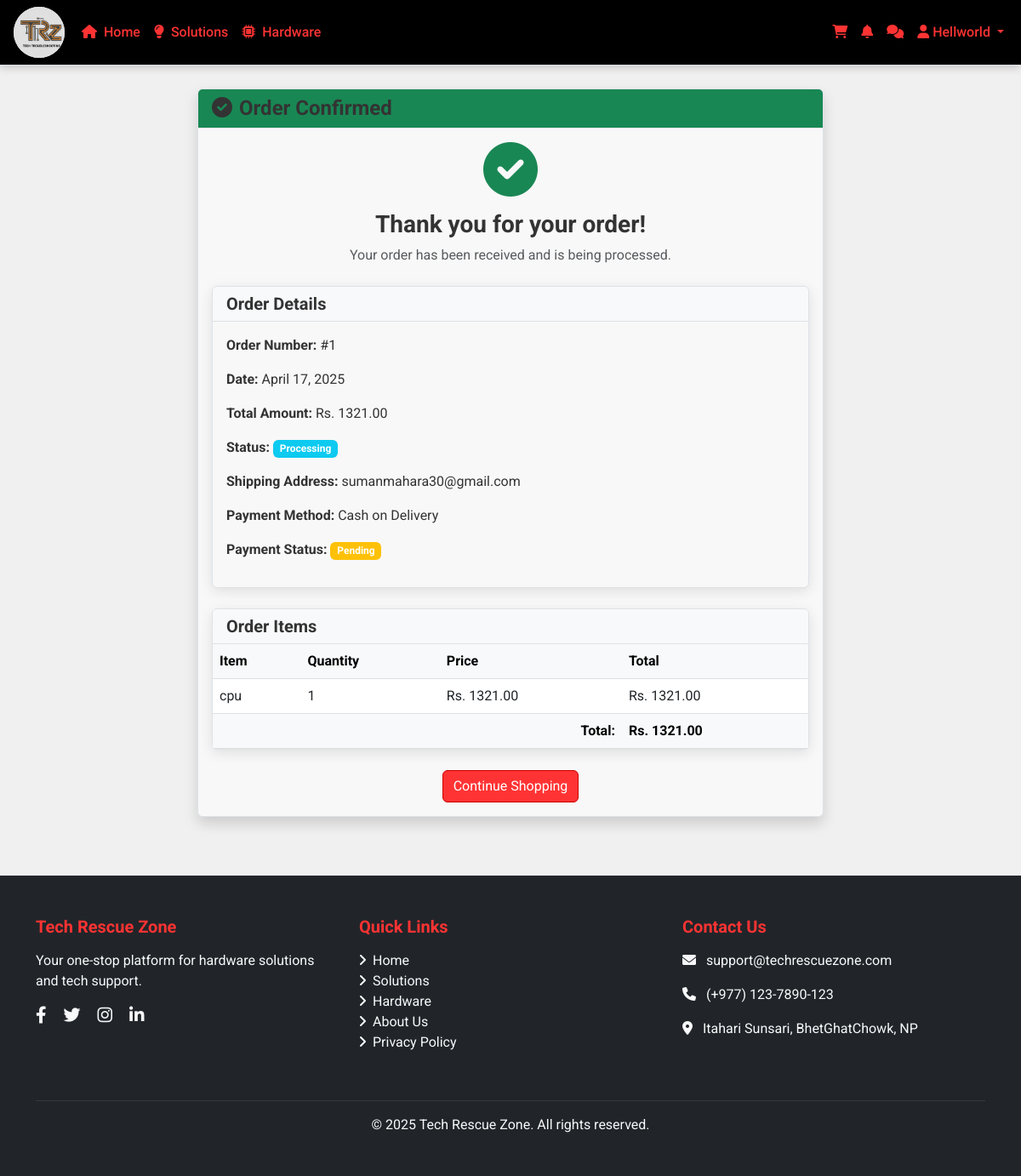
The app's page /order-confirmation/1/ (signed in) with its own data.
### TechRescueZoneApp/models.py (models this page shows, shortened)
class Order(models.Model):
    STATUS_CHOICES = (
        ('pending', 'Pending'),
        ('processing', 'Processing'),
        ('shipped', 'Shipped'),
        ('delivered', 'Delivered'),
        ('cancelled', 'Cancelled'),
    )
    user = models.ForeignKey(User, on_delete=models.CASCADE, related_name='orders')
    status = models.CharField(max_length=20, choices=STATUS_CHOICES, default='pending')
    shipping_address = models.TextField()
    pidx = models.CharField(max_length=100, blank=True, null=True)
    transaction_id = models.CharField(max_length=100, blank=True, null=True)
    total_price = models.DecimalField(max_digits=10, decimal_places=2)
    created_at = models.DateTimeField(auto_now_add=True)
    updated_at = models.DateTimeField(auto_now=True)

class Payment(models.Model):
    PAYMENT_STATUS_CHOICES = (
        ('pending', 'Pending'),
        ('completed', 'Completed'),
        ('failed', 'Failed'),
        ('refunded', 'Refunded'),
    )
    PAYMENT_METHOD_CHOICES = (
        ('cash_on_delivery', 'Cash on Delivery'),
        ('khalti', 'Khalti'),
    )
    order = models.ForeignKey(Order, on_delete=models.CASCADE, related_name='payments')
    user = models.ForeignKey(User, on_delete=models.CASCADE, related_name='payments')
    amount = models.DecimalField(max_digits=10, decimal_places=2)
    payment_method = models.CharField(max_length=20, choices=PAYMENT_METHOD_CHOICES)
    transaction_id = models.CharField(max_length=100, blank=True, null=True)
    status = models.CharField(max_length=20, choices=PAYMENT_STATUS_CHOICES, default='pending')
    created_at = models.DateTimeField(auto_now_add=True)
    updated_at = models.DateTimeField(auto_now=True)

class OrderItem(models.Model):
    order = models.ForeignKey(Order, on_delete=models.CASCADE, related_name='items')
    hardware = models.ForeignKey(Hardware, on_delete=models.CASCADE)
    quantity = models.PositiveIntegerField(default=1)
    price = models.DecimalField(max_digits=10, decimal_places=2)  # Price at time of purchase
    def get_total_price(self):
        return self.price * self.quantity

class Hardware(models.Model):
    name = models.CharField(max_length=200)
    description = models.TextField()
    price = models.DecimalField(max_digits=10, decimal_places=2)
    discount_price = models.DecimalField(max_digits=10, decimal_places=2, blank=True, null=True)
    category = models.ForeignKey(Category, on_delete=models.CASCADE, related_name='hardware')
    seller = models.ForeignKey(User, on_delete=models.CASCADE, related_name='hardware_listings')
    stock = models.PositiveIntegerField(default=1)
    is_featured = models.BooleanField(default=False)
    created_at = models.DateTimeField(auto_now_add=True)
    updated_at = models.DateTimeField(auto_now=True)
    class Meta:
        verbose_name_plural = 'Hardware'

### TechRescueZoneApp/views.py (the view)
# urls.py: path('order-confirmation/<int:order_id>/', views.order_confirmation, name='order_confirmation'),
@login_required
def order_confirmation(request, order_id):
    order = get_object_or_404(Order, id=order_id, user=request.user)
    context = {
        'order': order,
    }
    return render(request, 'hardware/order_confirmation.html', context)

### templates/hardware/order_confirmation.html
{% extends 'base.html' %}
{% load static %}
{% block content %}
<div class="container py-5">
    <div class="row">
        <div class="col-md-8 mx-auto">
            <div class="card shadow">
                <div class="card-header bg-success text-white">
                    <h4 class="mb-0"><i class="fas fa-check-circle me-2"></i>Order Confirmed</h4>
                </div>
                <div class="card-body">
                    <div class="text-center mb-4">
                        <i class="fas fa-check-circle text-success" style="font-size: 4rem;"></i>
                        <h3 class="mt-3">Thank you for your order!</h3>
                        <p class="text-muted">Your order has been received and is being processed.</p>
                    </div>
                    <div class="card mb-4">
                        <div class="card-header bg-light">
                            <h5 class="mb-0">Order Details</h5>
                        </div>
                        <div class="card-body">
                            <p><strong>Order Number:</strong> #{{ order.id }}</p>
                            <p><strong>Date:</strong> {{ order.created_at|date:"F j, Y" }}</p>
                            <p><strong>Total Amount:</strong> Rs. {{ order.total_price }}</p>
                            <p><strong>Status:</strong>
                                <span class="badge {% if order.status == 'pending' %}bg-warning{% elif order.status == 'processing' %}bg-info{% elif order.status == 'shipped' %}bg-primary{% elif order.status == 'delivered' %}bg-success{% else %}bg-danger{% endif %}">
                                    {{ order.status|title }}
                                </span>
                            </p>
                            <p><strong>Shipping Address:</strong> {{ order.shipping_address }}</p>
                            {% with payment=order.payments.last %}
                            {% if payment %}
                            <p><strong>Payment Method:</strong>
                                {% if payment.payment_method == 'cash_on_delivery' %}
                                    Cash on Delivery
                                {% elif payment.payment_method == 'khalti' %}
                                    Khalti
                                {% else %}
                                    {{ payment.get_payment_method_display }}
                                {% endif %}
                            </p>
                            <p><strong>Payment Status:</strong>
                                <span class="badge {% if payment.status == 'pending' %}bg-warning{% elif payment.status == 'completed' %}bg-success{% elif payment.status == 'failed' %}bg-danger{% else %}bg-info{% endif %}">
                                    {{ payment.status|title }}
                                </span>
                            </p>
                            {% endif %}
                            {% endwith %}
                        </div>
                    </div>
                    <div class="card mb-4">
                        <div class="card-header bg-light">
                            <h5 class="mb-0">Order Items</h5>
                        </div>
                        <div class="card-body p-0">
                            <div class="table-responsive">
                                <table class="table mb-0">
                                    <thead class="table-light">
                                        <tr>
                                            <th>Item</th>
                                            <th>Quantity</th>
                                            <th>Price</th>
                                            <th>Total</th>
                                        </tr>
                                    </thead>
                                    <tbody>
                                        {% for item in order.items.all %}
                                        <tr>
                                            <td>{{ item.hardware.name }}</td>
                                            <td>{{ item.quantity }}</td>
                                            <td>Rs. {{ item.price }}</td>
                                            <td>Rs. {{ item.get_total_price }}</td>
                                        </tr>
                                        {% endfor %}
                                    </tbody>
                                    <tfoot class="table-light">
                                        <tr>
                                            <th colspan="3" class="text-end">Total:</th>
                                            <th>Rs. {{ order.total_price }}</th>
                                        </tr>
                                    </tfoot>
                                </table>
                            </div>
                        </div>
                    </div>
                    <div class="text-center">
                        <a href="{% url 'TechRescueZoneApp:hardware_list' %}" class="btn btn-primary">Continue Shopping</a>
                    </div>
                </div>
            </div>
        </div>
    </div>
</div>
{% endblock %}

### templates/base.html (shortened to what this page needs)
<!DOCTYPE html>
<html lang="en">
<head>
    <link href="https://cdn.jsdelivr.net/npm/bootstrap@5.3.0-alpha1/dist/css/bootstrap.min.css" rel="stylesheet">
    <link rel="stylesheet" href="https://cdnjs.cloudflare.com/ajax/libs/font-awesome/6.0.0/css/all.min.css">
</head>
<body>
    <nav class="navbar navbar-expand-lg navbar-dark fixed-top bg-dark">
        <a class="navbar-brand d-flex align-items-center px-3 py-2" href="{% url 'TechRescueZoneApp:home' %}" style="height: 60px; width:60px; ">
            <img src="/static/TechRescueZone1.jpeg" alt="Tech Rescue Zone Logo"
                 class="rounded-circle "
                 width="60" height="60"
                 style="object-fit: cover; background-color: white;">
        </a>
        <div class="container">
            <div class="collapse navbar-collapse" id="navbarNav">
                <ul class="navbar-nav me-auto">
                    <li class="nav-item">
                        <a class="nav-link" href="{% url 'TechRescueZoneApp:home' %}"><i class="fas fa-home me-1"></i> Home</a>
                    </li>
                    <li class="nav-item">
                        <a class="nav-link" href="{% url 'TechRescueZoneApp:solution_list' %}"><i class="fas fa-lightbulb me-1"></i> Solutions</a>
                    </li>
                    <li class="nav-item">
                        <a class="nav-link" href="{% url 'TechRescueZoneApp:hardware_list' %}"><i class="fas fa-microchip me-1"></i> Hardware</a>
                    </li>
                </ul>
                <ul class="navbar-nav">
                    {% if user.is_authenticated %}
                    <li class="nav-item">
                        <a class="nav-link position-relative" href="{% url 'TechRescueZoneApp:cart' %}">
                            <i class="fas fa-shopping-cart"></i>
                        </a>
                    </li>
                    <li class="nav-item">
                        <a class="nav-link position-relative" href="{% url 'TechRescueZoneApp:notification_list' %}">
                            <i class="fas fa-bell"></i>
                        </a>
                    </li>
                    <li class="nav-item">
                        <a class="nav-link" href="{% url 'TechRescueZoneApp:chat_list' %}">
                            <i class="fas fa-comments"></i>
                        </a>
                    </li>
                    <li class="nav-item dropdown">
                        <a class="nav-link dropdown-toggle" href="#" id="userDropdown" role="button" data-bs-toggle="dropdown">
                            <i class="fas fa-user"></i> {{ user.username }}
                        </a>
                    </li>
                    {% endif %}
                </ul>
            </div>
        </div>
    </nav>
        {% block content %}{% endblock %}
    <footer class="footer bg-dark text-light py-5">
        <div class="container">
            <div class="row">
                <div class="col-md-4">
                    <h5 class="mb-3"> Tech Rescue Zone</h5>
                    <p>Your one-stop platform for hardware solutions and tech support.</p>
                    <div class="mt-3">
                        <a href="#" class="text-light me-3"><i class="fab fa-facebook-f fa-lg"></i></a>
                        <a href="#" class="text-light me-3"><i class="fab fa-twitter fa-lg"></i></a>
                        <a href="#" class="text-light me-3"><i class="fab fa-instagram fa-lg"></i></a>
                        <a href="#" class="text-light me-3"><i class="fab fa-linkedin-in fa-lg"></i></a>
                    </div>
                </div>
                <div class="col-md-4">
                    <h5 class="mb-3"> Quick Links</h5>
                    <ul class="list-unstyled">
                        <li><a href="{% url 'TechRescueZoneApp:home' %}" class="text-light"><i class="fas fa-angle-right me-2"></i>Home</a></li>
                        <li><a href="{% url 'TechRescueZoneApp:solution_list' %}" class="text-light"><i class="fas fa-angle-right me-2"></i>Solutions</a></li>
                        <li><a href="{% url 'TechRescueZoneApp:hardware_list' %}" class="text-light"><i class="fas fa-angle-right me-2"></i>Hardware</a></li>
                        <li><a href="#" class="text-light"><i class="fas fa-angle-right me-2"></i>About Us</a></li>
                        <li><a href="#" class="text-light"><i class="fas fa-angle-right me-2"></i>Privacy Policy</a></li>
                    </ul>
                </div>
                <div class="col-md-4">
                    <h5 class="mb-3"> Contact Us</h5>
                    <p><i class="fas fa-envelope me-2"></i> support@techrescuezone.com</p>
                    <p><i class="fas fa-phone me-2"></i> (+977) 123-7890-123</p>
                    <p><i class="fas fa-map-marker-alt me-2"></i> Itahari Sunsari, BhetGhatChowk, NP</p>
                </div>
            </div>
            <div class="row mt-4">
                <div class="col-12">
                    <hr class="border-secondary">
                </div>
            </div>
            <div class="row">
                <div class="col-12 text-center">
                    <p class="mb-0">&copy; {% now "Y" %} Tech Rescue Zone. All rights reserved.</p>
                </div>
            </div>
        </div>
    </footer>
</body>
</html>

### records on screen
Order: id "1", created_at "April 17, 2025", total_price "1321.00", status "Processing", shipping_address "sumanmahara30@gmail.com"
Payment: status "Pending"
OrderItem: hardware.name "cpu", quantity "1", price "1321.00", get_total_price "1321.00"

### other values on screen
{{ user.username }} "Hellworld"
